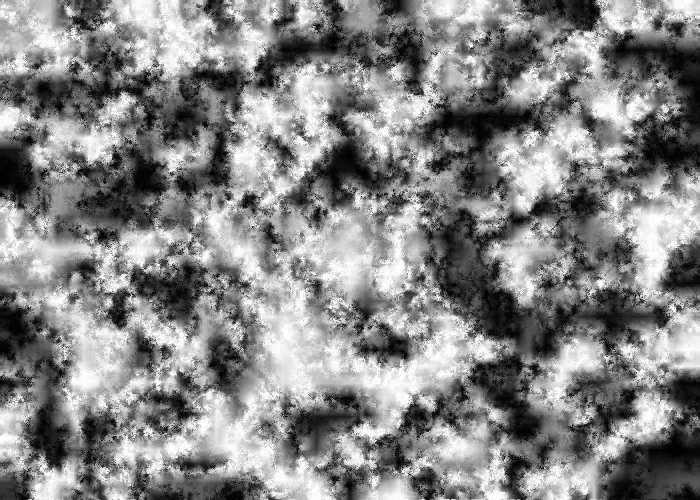
Frame 1 (no input)
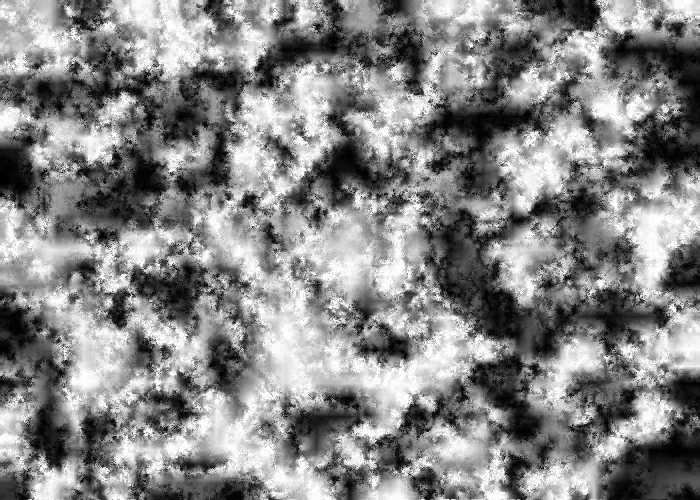
Frame 2 (the mouse pressed at the canvas centre, redrawn once)

The p5.js sketch that drew these frames (run headless with seeded random() and noise() and a simulated clock; the mouse was pressed at the canvas centre and the sketch redrawn once):

// p5.js sketch
// ── sketch.js
let layers = []
const numLayers = 6

const width = 700
const height = 500

function setup() {
    createCanvas(width, height)
    noStroke()
    for (let i = 0; i < numLayers; i++) {
        if (i == 0) {
            layers.push(createGraphics(width, height))
        } else {
            layers.push(createGraphics(width / (2 ** i), height / (2 ** i)))
        }

        layers[i].noStroke()

        for (let x = 0; x < layers[i].width; x++) {
            for (let y = 0; y < layers[i].height; y++) {
                layers[i].fill(random(0, 255))
                layers[i].rect(x, y, 1, 1)
            }
        }
    }
    blendMode(HARD_LIGHT)
    noLoop()
}

function draw() {
    background(220)
    // image(layers[0], 0, 0)
    for (let i = 0; i < numLayers; i++) {
        image(layers[i], 0, 0, width, height)
    }
}
